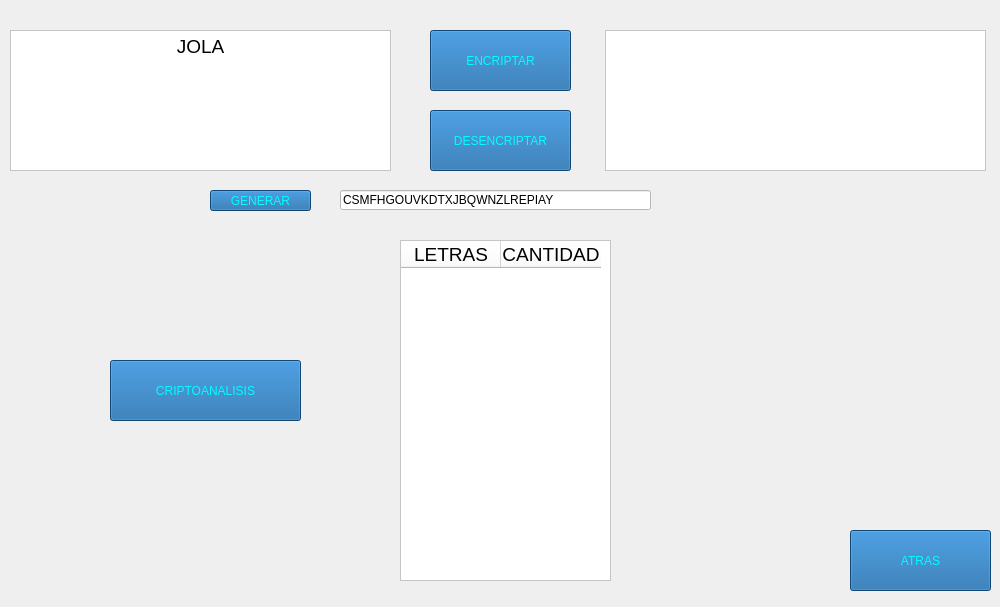
<?xml version="1.0" encoding="UTF-8"?>
<ui version="4.0">
 <class>cripConveSust</class>
 <widget class="QMainWindow" name="cripConveSust">
  <property name="geometry">
   <rect>
    <x>0</x>
    <y>0</y>
    <width>1000</width>
    <height>607</height>
   </rect>
  </property>
  <property name="maximumSize">
   <size>
    <width>1000</width>
    <height>613</height>
   </size>
  </property>
  <property name="windowTitle">
   <string>Criptografia Convencional</string>
  </property>
  <property name="windowIcon">
   <iconset>
    <normaloff>icono.png</normaloff>icono.png</iconset>
  </property>
  <widget class="QWidget" name="centralwidget">
   <widget class="QLabel" name="fondo">
    <property name="geometry">
     <rect>
      <x>0</x>
      <y>0</y>
      <width>1000</width>
      <height>615</height>
     </rect>
    </property>
    <property name="text">
     <string/>
    </property>
    <property name="pixmap">
     <pixmap>Imag1.jpg</pixmap>
    </property>
   </widget>
   <widget class="QTextEdit" name="textEdit">
    <property name="geometry">
     <rect>
      <x>10</x>
      <y>30</y>
      <width>381</width>
      <height>141</height>
     </rect>
    </property>
    <property name="styleSheet">
     <string notr="true">font: 14pt &quot;Berlin Sans FB&quot;;
background-color: rgb(255, 255, 255);</string>
    </property>
    <property name="html">
     <string>&lt;!DOCTYPE HTML PUBLIC &quot;-//W3C//DTD HTML 4.0//EN&quot; &quot;http://www.w3.org/TR/REC-html40/strict.dtd&quot;&gt;
&lt;html&gt;&lt;head&gt;&lt;meta name=&quot;qrichtext&quot; content=&quot;1&quot; /&gt;&lt;style type=&quot;text/css&quot;&gt;
p, li { white-space: pre-wrap; }
&lt;/style&gt;&lt;/head&gt;&lt;body style=&quot; font-family:'Berlin Sans FB'; font-size:14pt; font-weight:400; font-style:normal;&quot;&gt;
&lt;p align=&quot;center&quot; style=&quot; margin-top:0px; margin-bottom:0px; margin-left:0px; margin-right:0px; -qt-block-indent:0; text-indent:0px;&quot;&gt;JOLA&lt;/p&gt;
&lt;p align=&quot;center&quot; style=&quot;-qt-paragraph-type:empty; margin-top:0px; margin-bottom:0px; margin-left:0px; margin-right:0px; -qt-block-indent:0; text-indent:0px;&quot;&gt;&lt;br /&gt;&lt;/p&gt;&lt;/body&gt;&lt;/html&gt;</string>
    </property>
   </widget>
   <widget class="QTextEdit" name="textEdit_2">
    <property name="geometry">
     <rect>
      <x>605</x>
      <y>30</y>
      <width>381</width>
      <height>141</height>
     </rect>
    </property>
    <property name="styleSheet">
     <string notr="true">font: 14pt &quot;Berlin Sans FB&quot;;
background-color: rgb(255, 255, 255);</string>
    </property>
    <property name="html">
     <string>&lt;!DOCTYPE HTML PUBLIC &quot;-//W3C//DTD HTML 4.0//EN&quot; &quot;http://www.w3.org/TR/REC-html40/strict.dtd&quot;&gt;
&lt;html&gt;&lt;head&gt;&lt;meta name=&quot;qrichtext&quot; content=&quot;1&quot; /&gt;&lt;style type=&quot;text/css&quot;&gt;
p, li { white-space: pre-wrap; }
&lt;/style&gt;&lt;/head&gt;&lt;body style=&quot; font-family:'Berlin Sans FB'; font-size:14pt; font-weight:400; font-style:normal;&quot;&gt;
&lt;p align=&quot;center&quot; style=&quot;-qt-paragraph-type:empty; margin-top:0px; margin-bottom:0px; margin-left:0px; margin-right:0px; -qt-block-indent:0; text-indent:0px; font-family:'MS Shell Dlg 2'; font-size:8.25pt;&quot;&gt;&lt;br /&gt;&lt;/p&gt;&lt;/body&gt;&lt;/html&gt;</string>
    </property>
   </widget>
   <widget class="QPushButton" name="bEncriptar">
    <property name="geometry">
     <rect>
      <x>430</x>
      <y>30</y>
      <width>141</width>
      <height>61</height>
     </rect>
    </property>
    <property name="styleSheet">
     <string notr="true">background-color: rgb(21, 99, 165);
color: #00ffff;
font: 14pt &quot;Berlin Sans FB&quot;;</string>
    </property>
    <property name="text">
     <string>ENCRIPTAR</string>
    </property>
   </widget>
   <widget class="QPushButton" name="bDesencriptar">
    <property name="geometry">
     <rect>
      <x>430</x>
      <y>110</y>
      <width>141</width>
      <height>61</height>
     </rect>
    </property>
    <property name="styleSheet">
     <string notr="true">background-color: rgb(21, 99, 165);
color: #00ffff;
font: 14pt &quot;Berlin Sans FB&quot;;</string>
    </property>
    <property name="text">
     <string>DESENCRIPTAR</string>
    </property>
   </widget>
   <widget class="QLineEdit" name="lineEdit">
    <property name="geometry">
     <rect>
      <x>340</x>
      <y>190</y>
      <width>311</width>
      <height>20</height>
     </rect>
    </property>
    <property name="styleSheet">
     <string notr="true">font: 14pt &quot;Berlin Sans FB&quot;;
background-color: rgb(255, 255, 255);</string>
    </property>
    <property name="text">
     <string>CSMFHGOUVKDTXJBQWNZLREPIAY</string>
    </property>
   </widget>
   <widget class="QPushButton" name="bGenerar">
    <property name="geometry">
     <rect>
      <x>210</x>
      <y>190</y>
      <width>101</width>
      <height>21</height>
     </rect>
    </property>
    <property name="styleSheet">
     <string notr="true">background-color: rgb(21, 99, 165);
color: #00ffff;
font: 14pt &quot;Berlin Sans FB&quot;;</string>
    </property>
    <property name="text">
     <string>GENERAR</string>
    </property>
   </widget>
   <widget class="QPushButton" name="bAtras">
    <property name="geometry">
     <rect>
      <x>850</x>
      <y>530</y>
      <width>141</width>
      <height>61</height>
     </rect>
    </property>
    <property name="styleSheet">
     <string notr="true">background-color: rgb(21, 99, 165);
color: #00ffff;
font: 14pt &quot;Berlin Sans FB&quot;;</string>
    </property>
    <property name="text">
     <string>ATRAS</string>
    </property>
   </widget>
   <widget class="QTableWidget" name="tableWidget">
    <property name="geometry">
     <rect>
      <x>400</x>
      <y>240</y>
      <width>211</width>
      <height>341</height>
     </rect>
    </property>
    <property name="styleSheet">
     <string notr="true">font: 14pt &quot;Berlin Sans FB&quot;;
background-color: rgb(255, 255, 255);</string>
    </property>
    <column>
     <property name="text">
      <string>LETRAS</string>
     </property>
     <property name="font">
      <font>
       <pointsize>14</pointsize>
      </font>
     </property>
    </column>
    <column>
     <property name="text">
      <string>CANTIDAD</string>
     </property>
     <property name="font">
      <font>
       <pointsize>14</pointsize>
      </font>
     </property>
    </column>
   </widget>
   <widget class="QPushButton" name="bEncriptar_2">
    <property name="geometry">
     <rect>
      <x>110</x>
      <y>360</y>
      <width>191</width>
      <height>61</height>
     </rect>
    </property>
    <property name="styleSheet">
     <string notr="true">background-color: rgb(21, 99, 165);
color: #00ffff;
font: 14pt &quot;Berlin Sans FB&quot;;</string>
    </property>
    <property name="text">
     <string>CRIPTOANALISIS</string>
    </property>
   </widget>
  </widget>
 </widget>
 <resources/>
 <connections/>
</ui>
